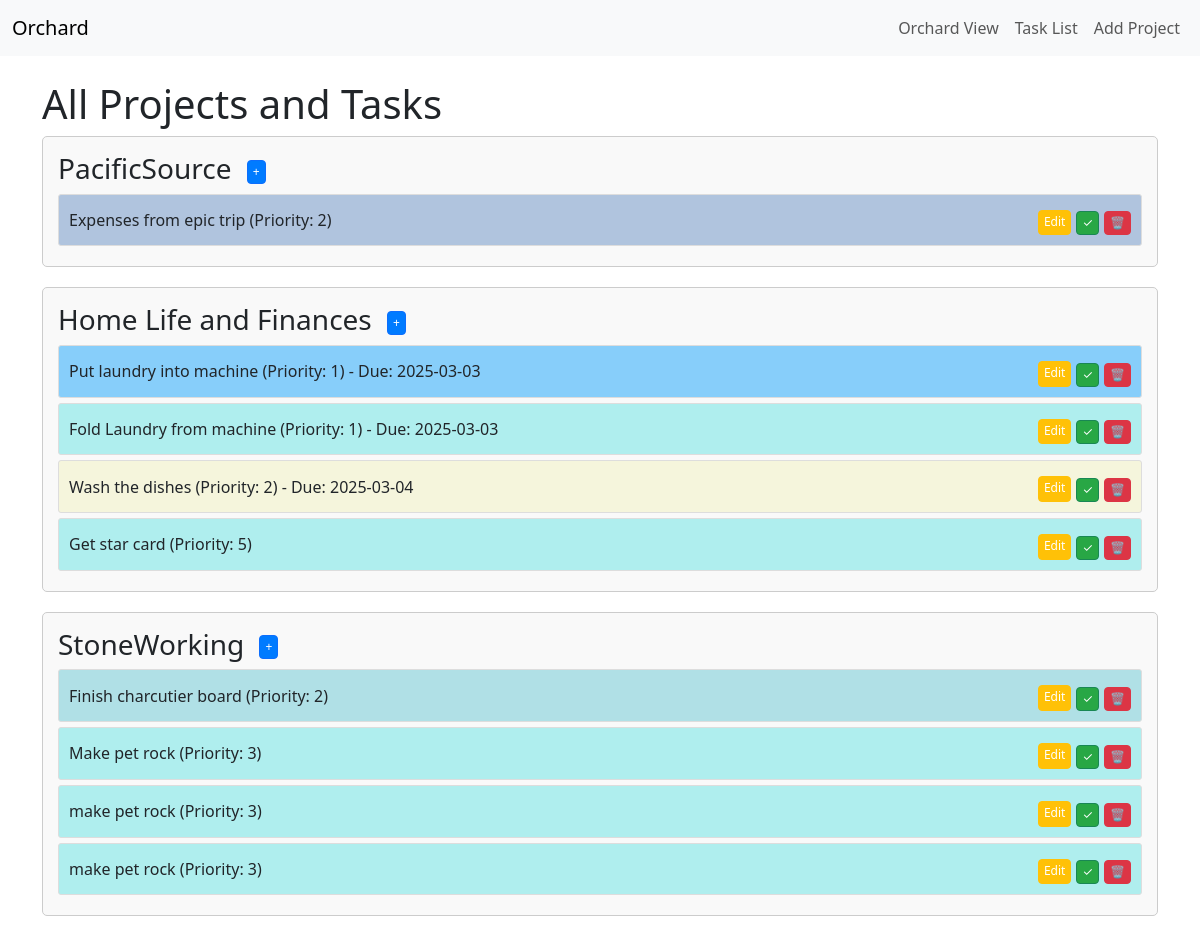
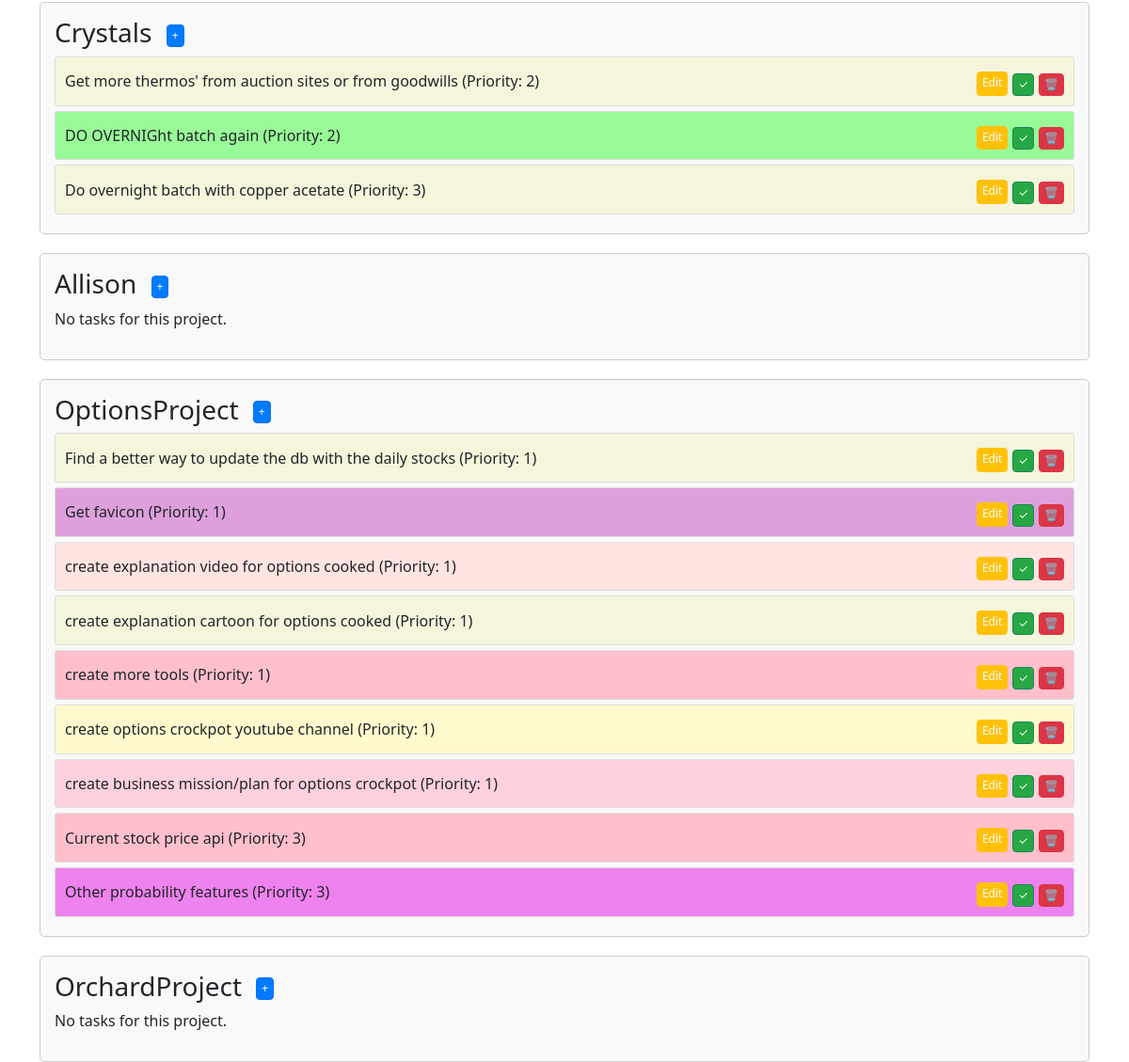
The app's page /task_list with its own data (2 pictures, top to bottom).
### app.py (models this page shows)
class Project(db.Model):
    id = db.Column(db.Integer, primary_key=True)
    name = db.Column(db.String(100), unique=True, nullable=False)
    color = db.Column(db.String(7), default=lambda: random.choice(pastel_colors))
    tasks = db.relationship('Task', backref='project', lazy=True, cascade="all, delete-orphan")

class Task(db.Model):
    id = db.Column(db.Integer, primary_key=True)
    description = db.Column(db.String(200), nullable=False)
    priority = db.Column(db.Integer, nullable=False)
    completed = db.Column(db.Boolean, default=False)
    color = db.Column(db.String(7), default='#FFFFFF')
    due_date = db.Column(db.DateTime, nullable=True)
    project_id = db.Column(db.Integer, db.ForeignKey('project.id'), nullable=False)
    parent_id = db.Column(db.Integer, db.ForeignKey('task.id'), nullable=True)
    parent = db.relationship('Task', remote_side=[id], backref='subtasks')

### app.py (the view)
@app.route('/task_list')
def task_list():
    projects = Project.query.all()
    for project in projects:
        project.tasks_sorted = Task.query.filter_by(project_id=project.id, completed=False).order_by(Task.priority.asc()).all()
    return render_template('task_list.html', projects=projects)

### templates/task_list.html (shortened to what this page needs)
{% extends "base.html" %}
{% block content %}
    <h1>All Projects and Tasks</h1>
    <div class="task-list-container">
        {% for project in projects %}
            <div class="project-list-item">
                <h3>
                    {{ project.name }}
                    <a href="{{ url_for('add_task', project_id=project.id) }}" class="btn btn-primary btn-sm ms-2">+</a>
                </h3>
                {% if project.tasks_sorted %}
                    <ul class="task-list">
                        {% for task in project.tasks_sorted %}
                            <li class="task-item" style="background-color: {{ task.color }}">
                                <span {% if task.completed %}class="completed-task"{% endif %}>
                                    {{ task.description }} (Priority: {{ task.priority }})
                                    {% if task.due_date %}
                                        - Due: {{ task.due_date.strftime('%Y-%m-%d') }}
                                    {% endif %}
                                </span>
                                <div class="task-actions">
                                    <a href="{{ url_for('edit_task', task_id=task.id) }}" class="btn btn-warning btn-sm text-white">Edit</a>
                                    <form action="{{ url_for('complete_task', task_id=task.id) }}" method="POST" class="d-inline">
                                        <button type="submit" class="btn btn-success btn-sm text-white">✓</button>
                                    </form>
                                    <form action="{{ url_for('delete_task', task_id=task.id) }}" method="POST" class="d-inline">
                                        <button type="submit" class="btn btn-danger btn-sm text-white">🗑️</button>
                                    </form>
                                </div>
                            </li>
                        {% endfor %}
                    </ul>
                {% else %}
                    <p>No tasks for this project.</p>
                {% endif %}
            </div>
        {% endfor %}
    </div>
{% endblock %}

### templates/base.html (shortened to what this page needs)
<!DOCTYPE html>
<html lang="en">
<head>
    <link href="https://cdn.jsdelivr.net/npm/bootstrap@5.3.0/dist/css/bootstrap.min.css" rel="stylesheet">
    <link rel="stylesheet" href="{{ url_for('static', filename='css/styles.css') }}">
</head>
<body>
    <nav class="navbar navbar-expand-lg navbar-light bg-light">
        <div class="container-fluid">
            <a class="navbar-brand" href="{{ url_for('index') }}">Orchard</a>
            <div class="navbar-nav">
                <a class="nav-link" href="{{ url_for('orchard') }}">Orchard View</a>
                <a class="nav-link" href="{{ url_for('task_list') }}">Task List</a>
                <a class="nav-link" href="{{ url_for('add_project') }}">Add Project</a>
            </div>
        </div>
    </nav>
    <div class="container mt-4">
        {% block content %}{% endblock %}
    </div>
</body>
</html>

### static/css/styles.css (style rules this page uses)
.task-actions { margin-top: 5px; display: flex; gap: 5px; }
.btn-sm { padding: 2px 5px; font-size: 12px; color: white; }
.btn-success.btn-sm { background-color: #28a745; }
.btn-danger.btn-sm { background-color: #dc3545; }
.btn-warning.btn-sm { background-color: #ffc107; }
.btn-primary.btn-sm { background-color: #007bff; }
.task-list-container { display: flex; flex-direction: column; gap: 20px; }
.project-list-item { border: 1px solid #ccc; padding: 15px; background-color: #f9f9f9; border-radius: 5px; }
.task-list { list-style: none; padding: 0; margin: 0; }
.task-item { display: flex; justify-content: space-between; align-items: center; padding: 10px; margin-bottom: 5px; border: 1px solid #ddd; border-radius: 3px; }
.task-item .task-actions { display: flex; gap: 5px; }

### records on screen
Project: name "PacificSource"
Task: description "Expenses from epic trip", priority "2"
Project: name "Home Life and Finances"
Task: description "Put laundry into machine", priority "1", due_date "2025-03-03"
Task: description "Fold Laundry from machine", priority "1", due_date "2025-03-03"
Task: description "Wash the dishes", priority "2", due_date "2025-03-04"
Task: description "Get star card", priority "5"
Project: name "StoneWorking"
Task: description "Finish charcutier board", priority "2"
Task: description "Make pet rock", priority "3"
Task: description "make pet rock", priority "3"
Task: description "make pet rock", priority "3"
Project: name "Crystals"
Task: description "Get more thermos' from auction sites or from goodwills", priority "2"
Task: description "DO OVERNIGht batch again", priority "2"
Task: description "Do overnight batch with copper acetate", priority "3"
Project: name "Allison", shows "No tasks for this project."
Project: name "OptionsProject"
Task: description "Find a better way to update the db with the daily stocks", priority "1"
Task: description "Get favicon", priority "1"
Task: description "create explanation video for options cooked", priority "1"
Task: description "create explanation cartoon for options cooked", priority "1"
Task: description "create more tools", priority "1"
Task: description "create options crockpot youtube channel", priority "1"
Task: description "create business mission/plan for options crockpot", priority "1"
Task: description "Current stock price api", priority "3"
Task: description "Other probability features", priority "3"
Project: name "OrchardProject", shows "No tasks for this project."
